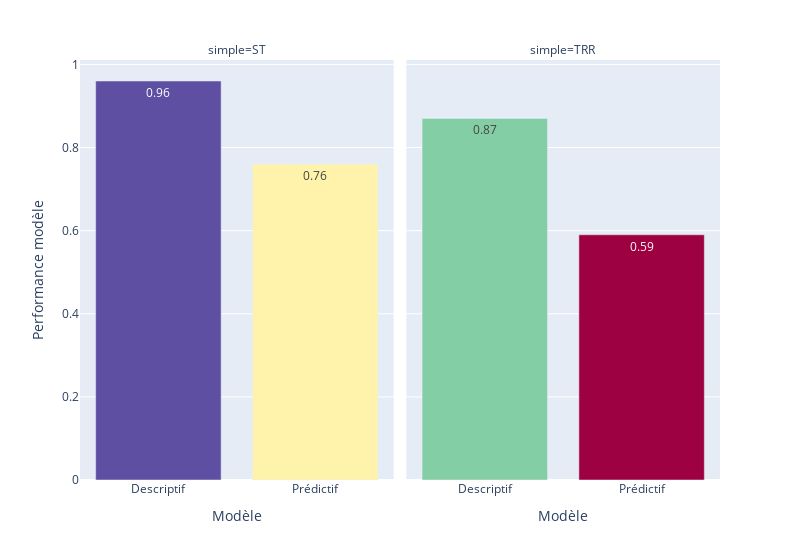

The notebook cell this image was saved under:
### Code cell
ps = px.bar(x="Mode", y = "Score", data_frame=final,
            facet_col="simple",
            labels={"Mode":"Modèle", "Score":"Performance modèle"},
            hover_data=['Score'], color="Score", color_continuous_scale='Spectral',
            text_auto=True, width=800)
ps.update_coloraxes(showscale=False)
ps.update(layout_showlegend=False)
ps.show()

### Figure 1 — Plotly figure (JSON) as saved in the notebook; plotly's stock layout.template omitted (floating-point values rounded to 4 significant figures)
{"data": [{"alignmentgroup": "True", "hovertemplate": "simple=ST<br>Modèle=%{x}<br>Performance modèle=%{marker.color}<extra></extra>", "legendgroup": "", "marker": {"color": [0.96, 0.76], "coloraxis": "coloraxis", "pattern": {"shape": ""}}, "name": "", "offsetgroup": "", "orientation": "v", "showlegend": false, "textposition": "auto", "texttemplate": "%{y}", "type": "bar", "x": ["Descriptif", "Prédictif"], "xaxis": "x", "y": [0.96, 0.76], "yaxis": "y"}, {"alignmentgroup": "True", "hovertemplate": "simple=TRR<br>Modèle=%{x}<br>Performance modèle=%{marker.color}<extra></extra>", "legendgroup": "", "marker": {"color": [0.87, 0.59], "coloraxis": "coloraxis", "pattern": {"shape": ""}}, "name": "", "offsetgroup": "", "orientation": "v", "showlegend": false, "textposition": "auto", "texttemplate": "%{y}", "type": "bar", "x": ["Descriptif", "Prédictif"], "xaxis": "x2", "y": [0.87, 0.59], "yaxis": "y2"}], "layout": {"annotations": [{"font": {}, "showarrow": false, "text": "simple=ST", "x": 0.245, "xanchor": "center", "xref": "paper", "y": 1, "yanchor": "bottom", "yref": "paper"}, {"font": {}, "showarrow": false, "text": "simple=TRR", "x": 0.755, "xanchor": "center", "xref": "paper", "y": 1, "yanchor": "bottom", "yref": "paper"}], "barmode": "relative", "coloraxis": {"colorbar": {"title": {"text": "Performance modèle"}}, "colorscale": [[0, "rgb(158,1,66)"], [0.1, "rgb(213,62,79)"], [0.2, "rgb(244,109,67)"], [0.3, "rgb(253,174,97)"], [0.4, "rgb(254,224,139)"], [0.5, "rgb(255,255,191)"], [0.6, "rgb(230,245,152)"], [0.7, "rgb(171,221,164)"], [0.8, "rgb(102,194,165)"], [0.9, "rgb(50,136,189)"], [1, "rgb(94,79,162)"]], "showscale": false}, "legend": {"tracegroupgap": 0}, "margin": {"t": 60}, "showlegend": false, "width": 800, "xaxis": {"anchor": "y", "domain": [0, 0.49], "title": {"text": "Modèle"}}, "xaxis2": {"anchor": "y2", "domain": [0.51, 1], "matches": "x", "title": {"text": "Modèle"}}, "yaxis": {"anchor": "x", "domain": [0, 1], "title": {"text": "Performance modèle"}}, "yaxis2": {"anchor": "x2", "domain": [0, 1], "matches": "y", "showticklabels": false}}}
